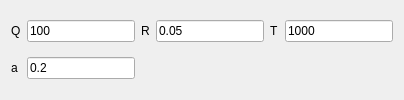
                   <widget class="QWidget" name="ConMpc">
                    <attribute name="title">
                     <string>MPC</string>
                    </attribute>
                    <layout class="QGridLayout" name="gridLayout_18">
                     <item row="0" column="1">
                      <widget class="QLineEdit" name="ql_MpcQ_Data_1">
                       <property name="text">
                        <string>100</string>
                       </property>
                      </widget>
                     </item>
                     <item row="0" column="3">
                      <widget class="QLineEdit" name="ql_MpcR_Data_1">
                       <property name="text">
                        <string>0.05</string>
                       </property>
                      </widget>
                     </item>
                     <item row="0" column="0">
                      <widget class="QLabel" name="ql_MpcQ">
                       <property name="text">
                        <string>Q</string>
                       </property>
                      </widget>
                     </item>
                     <item row="1" column="0">
                      <widget class="QLabel" name="ql_Mpca">
                       <property name="text">
                        <string>a</string>
                       </property>
                      </widget>
                     </item>
                     <item row="0" column="2">
                      <widget class="QLabel" name="ql_MpcR">
                       <property name="text">
                        <string>R</string>
                       </property>
                      </widget>
                     </item>
                     <item row="0" column="4">
                      <widget class="QLabel" name="ql_MpcT">
                       <property name="text">
                        <string>T</string>
                       </property>
                      </widget>
                     </item>
                     <item row="0" column="5">
                      <widget class="QLineEdit" name="ql_MpcT_Data_1">
                       <property name="text">
                        <string>1000</string>
                       </property>
                      </widget>
                     </item>
                     <item row="1" column="1">
                      <widget class="QLineEdit" name="ql_Mpca_Data_1">
                       <property name="text">
                        <string>0.2</string>
                       </property>
                      </widget>
                     </item>
                    </layout>
                   </widget>
